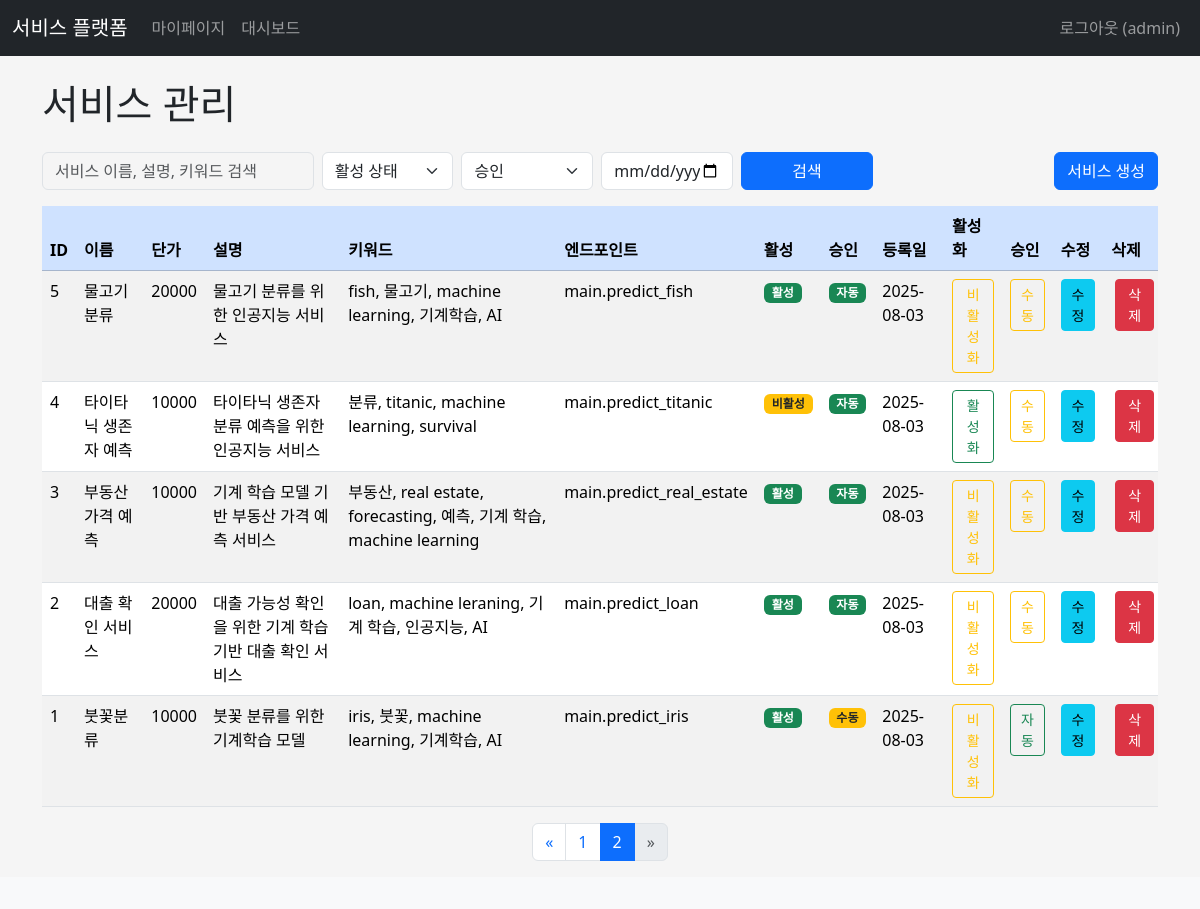
Page /adminx/services?page=2&search=&is_active=&created_at= (signed in) on the earlier database version.
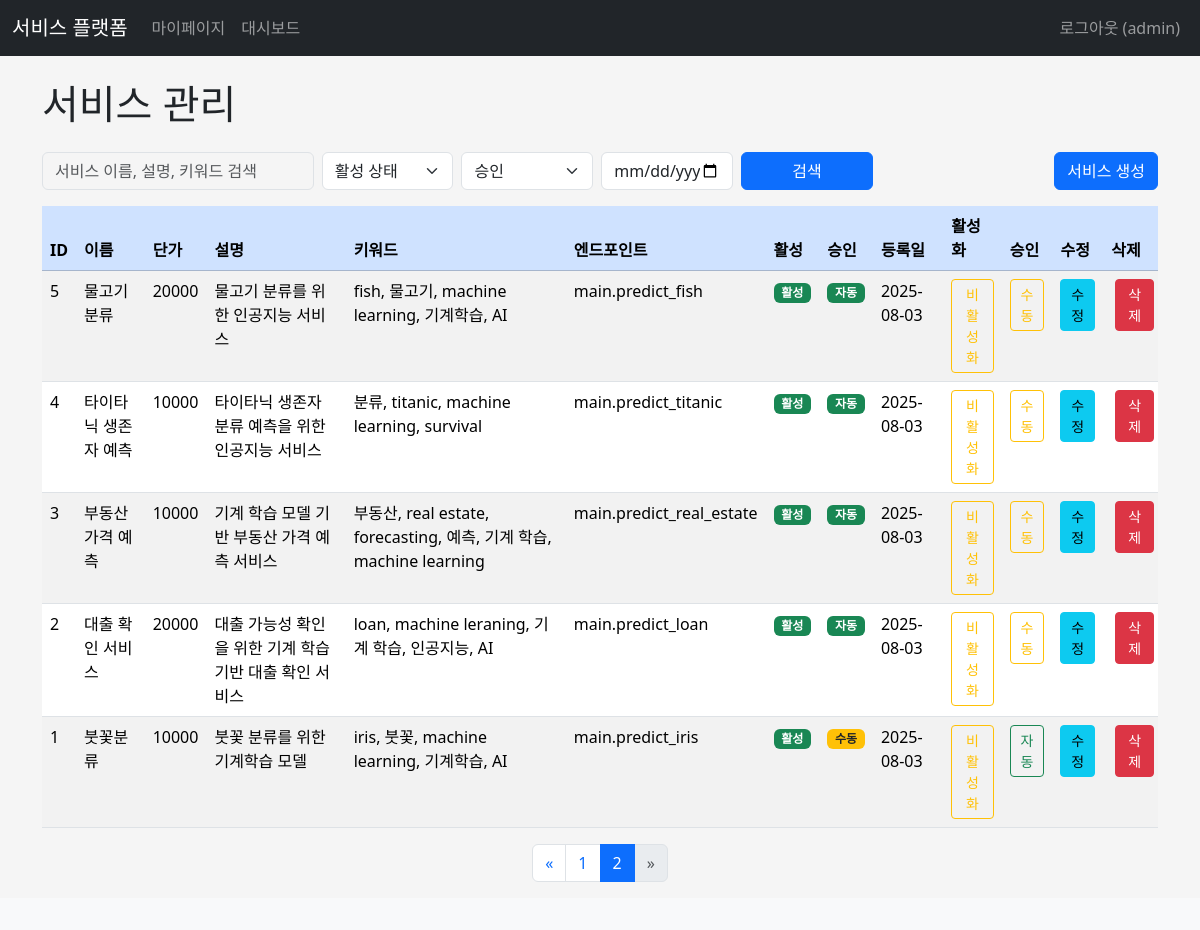
Same page on the later database version.
### apps/dbmodels.py (models this page shows, shortened)
class Service(db.Model):
    __tablename__ = "services"
    id = db.Column(db.Integer, primary_key=True)
    servicename = db.Column(db.String(100), unique=True, nullable=False)
    is_active=db.Column(db.Boolean, default=True)  # 활성화 여부
    is_auto=db.Column(db.Boolean, default=True)  # 자동승인 여부
    price = db.Column(db.Integer, default=0, nullable=False)  # 서비스 단가
    description = db.Column(db.Text, nullable=False)
    keywords = db.Column(db.String(200), nullable=False)
    service_endpoint = db.Column(db.String(255), nullable=True)  # 서비스 엔드포인트 함수, 일단 True
    created_at=db.Column(db.DateTime, default= datetime.now)
    updated_at=db.Column(db.DateTime, default= datetime.now, onupdate=datetime.now)
    subscriptions = db.relationship('Subscription', backref='service', lazy=True, cascade="all, delete-orphan")

### apps/adminx/views.py (the view, shortened to what this page needs)
@adminx.route('/services', methods=['GET', 'POST'])
@admin_required
def services():
    PER_PAGE = 10
    page = request.args.get('page', 1, type=int)
    search_query = request.args.get('search', '', type=str)
    is_active_query = request.args.get('is_active', '', type=str) # 'true', 'false', or ''
    is_auto_query = request.args.get('is_auto', '', type=str) # 'true', 'false', or ''
    created_at_query = request.args.get('created_at', '', type=str) # YYYY-MM-DD format
    services_query = Service.query
    if is_active_query:
        if is_active_query == 'true':
            services_query = services_query.filter(Service.is_active == True)
        elif is_active_query == 'false':
            services_query = services_query.filter(Service.is_active == False)
    if is_auto_query:
        if is_auto_query == 'true':
            services_query = services_query.filter(Service.is_auto == True)
        elif is_auto_query == 'false':
            services_query = services_query.filter(Service.is_auto == False)
    services_pagination = services_query.order_by(Service.created_at.desc()).paginate(page=page, per_page=PER_PAGE, error_out=False)
    services = services_pagination.items
    return render_template(
        'adminx/services.html',
        title='사용자 관리',
        services=services,
        pagination=services_pagination,
        search_query=search_query,
        is_active_query=is_active_query,
        is_auto_query=is_auto_query,
        created_at_query=created_at_query,
    )

### apps/dbmodels.py (called while the page is built)
    @property
    def is_authenticated(self):
        return True

### apps/adminx/templates/adminx/services.html (shortened to what the changed rows need)
{% extends "base.html" %}
{% block content %}
<h1 class="mb-4">서비스 관리</h1>
{% if services %}
<div class="table-responsive">
    <table class="table table-hover table-striped">
        <thead class="table-primary">
            <tr>
                <th scope="col">ID</th>
                <th scope="col">이름</th>
                <th scope="col">단가</th>
                <th scope="col">설명</th>
                <th scope="col">키워드</th>
                <th scope="col">엔드포인트</th>
                <th scope="col">활성</th>
                <th scope="col">승인</th>
                <th scope="col">등록일</th>
                <th scope="col">활성화</th>
                <th scope="col">승인</th>
                <th scope="col">수정</th>
                <th scope="col">삭제</th>
            </tr>
        </thead>
        <tbody>
            {% for service in services %}
            <tr>
                <td>{{ service.id }}</td>
                <td>{{ service.servicename }}</td>
                <td>{{ service.price }}</td>
                <td>{{ service.description }}</td>
                <td>{{ service.keywords }}</td>
                <td>{{ service.service_endpoint }}</td>
                <td>
                    {% if service.is_active %}
                        <span class="badge bg-success">활성</span>
                    {% else %}
                        <span class="badge bg-warning text-dark">비활성</span>
                    {% endif %}
                </td>
                <td>
                    {% if service.is_auto %}
                        <span class="badge bg-success">자동</span>
                    {% else %}
                        <span class="badge bg-warning text-dark">수동</span>
                    {% endif %}
                </td>
                <td>{{ service.created_at.strftime('%Y-%m-%d') }}</td>
                <td>
                    <form method="POST" action="{{ url_for('adminx.toggle_service_active', service_id=service.id, search=search_query, page=pagination.page, is_active=is_active_query, created_at=created_at_query) }}" style="display:inline;">
                        <button type="submit" class="btn btn-sm {% if service.is_active %}btn-outline-warning{% else %}btn-outline-success{% endif %}"
                                onclick="return confirm('이 서비스의 활성화 상태를 변경하시겠습니까?');">
                            {{ '비활성화' if service.is_active else '활성화' }}
                        </button>
                    </form>
                </td>
                <td>
                    <form method="POST" action="{{ url_for('adminx.toggle_service_auto', service_id=service.id, search=search_query, page=pagination.page, is_active=is_active_query, is_auto=is_auto_query, created_at=created_at_query) }}" style="display:inline;">
                        <button type="submit" class="btn btn-sm {% if service.is_auto %}btn-outline-warning{% else %}btn-outline-success{% endif %}"
                                onclick="return confirm('이 서비스의 승인 조건을 변경하시겠습니까?');">
                            {{ '수동' if service.is_auto else '자동' }}
                        </button>
                    </form>
                </td>
                <td>
                    <a href="{{ url_for('adminx.edit_service', service_id=service.id) }}" class="btn btn-sm btn-info">수정</a>
                </td>
                <td>
                    <form method="POST" action="{{ url_for('adminx.delete_service', service_id=service.id, search=search_query, page=pagination.page, is_active=is_active_query, created_at=created_at_query) }}" style="display:inline;" class="ms-1">
                        <button type="submit" class="btn btn-sm btn-danger"
                                onclick="return confirm('정말로 {{ service.servicename }} 서비스를 삭제하시겠습니까? 이 작업은 되돌릴 수 없습니다.');">
                            삭제
                        </button>
                    </form>
                </td>
            </tr>
            {% endfor %}
        </tbody>
    </table>
</div>
{% else %}
<div class="alert alert-info" role="alert">
    등록된 서비스가 없습니다.
</div>
{% endif %}
{% endblock %}

Differences in the rows shown:
changed Service "타이타닉 생존자 예측": is_active "활성화" → "비활성화"; is_active "비활성" → "활성"
